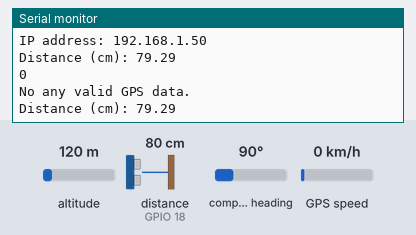
This sketch was run on a simulated ESP32. Shown: the last lines printed to the serial monitor. Wiring (inferred from the names in the program): ultrasonic range finder: trigger GPIO 5; echo GPIO 18. The inputs (shaded band) are chosen by the test bench; at power-on: altitude 120 m, distance to the obstacle (sensor on GPIO 18) 80 cm, GPS speed 0 km/h, compass heading 90°. The echo pulse lasts 58.3 µs per cm; WiFi joins after 1.5 s; servers stay silent unless stated; uploads are accepted with an empty reply; the GPS gets a fix after 3 s at 37.7749, -122.4194 with 8 satellites.

Above: at 2.7 s.
2.8 s: altitude set to 20 m
At 4.7 s:
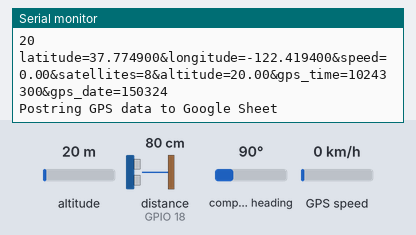
6.0 s: distance to the obstacle (sensor on GPIO 18) set to 2 cm
At 6.5 s:
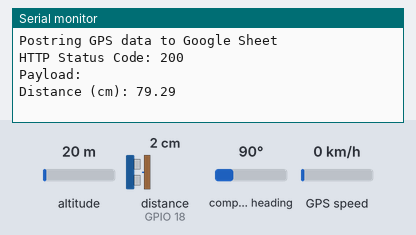
7.5 s: GPS speed set to 2 km/h
At 8.8 s:
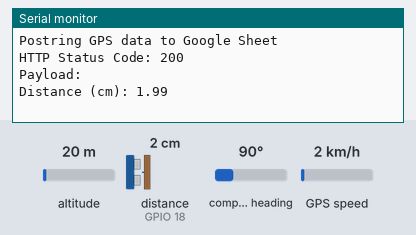
9.0 s: distance to the obstacle (sensor on GPIO 18) set to 4 cm
At 10.3 s:
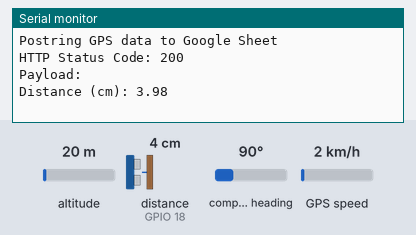
10.5 s: altitude set to 250 m
At 10.76 s:
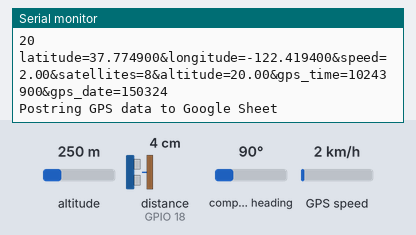
Timing chart, 0 to 13.0 s (numbered marks = the images above; inputs shaded):
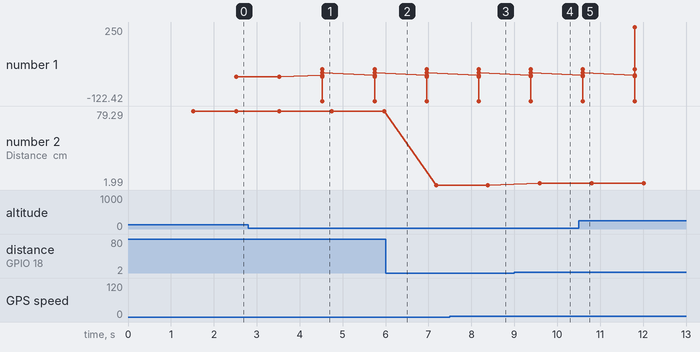

The sketch:

test_pothole_bump.ino
```cpp
#include <WiFi.h>
#include <HTTPClient.h>
#include <TinyGPS++.h>
TinyGPSPlus gps;

#define RXD2 16
#define TXD2 17
HardwareSerial neogps(1);

//ENTER_GOOGLE_DEPLOYMENT_ID
const char * ssid = "OnePlus 8 Pro";
const char * password = "21032002";
String GOOGLE_SCRIPT_ID = "AKfycbx8HuFvvGxDYHje-Hcrm7rO8t3gVxQ5pkGDCDg12pKHawsaKq3W5RRsPjrQXQqdVY2D";


const int sendInterval = 2000;

//for ultrasonic sensor
const int trigPin = 5;
const int echoPin = 18;

//define sound speed in cm/uS
#define SOUND_SPEED 0.034
#define CM_TO_INCH 0.393701

long duration;
float distanceCm;


 void setup() {

  Serial.begin(115200);
  //start serial communication with Serial Monitor

  //start serial communication with Neo6mGPS
  neogps.begin(9600, SERIAL_8N1, RXD2, TXD2);
  delay(10);

  WiFi.mode(WIFI_STA);
  WiFi.begin(ssid, password);

  Serial.print("Connecting to WiFi: ");
  Serial.println(ssid);
  while (WiFi.status() != WL_CONNECTED) {
    delay(500);
    Serial.print(".");
  }
  // Print the IP address
  Serial.println("");
  Serial.println("Wi-Fi connected!");
  Serial.print("IP address: ");
  Serial.println(WiFi.localIP());

  // for ultrasonic sensor
  pinMode(trigPin, OUTPUT); // Sets the trigPin as an Output
  pinMode(echoPin, INPUT); // Sets the echoPin as an Input

}

//for ultrasonic sensor
float ultrasonic(){
  // Clears the trigPin
  digitalWrite(trigPin, LOW);
  delayMicroseconds(2);
  // Sets the trigPin on HIGH state for 10 micro seconds
  digitalWrite(trigPin, HIGH);
  delayMicroseconds(10);
  digitalWrite(trigPin, LOW);

  // Reads the echoPin, returns the sound wave travel time in microseconds
  duration = pulseIn(echoPin, HIGH);

  // Calculate the distance
  distanceCm = duration * SOUND_SPEED/2;

  // // Convert to inches
  // distanceInch = distanceCm * CM_TO_INCH;

  return distanceCm;

}

void loop() {

  float distance =ultrasonic();

  // Prints the distance in the Serial Monitor
  Serial.print("Distance (cm): ");
  Serial.println(distance);

  boolean newData = false;
  for (unsigned long start = millis(); millis() - start < 1000;)
  {
    while (neogps.available())
    {
      if (gps.encode(neogps.read()))
        {newData = true;}
    }
  }

  //If newData is true
  if(newData == true)
  {
    newData = false;
    Serial.println(gps.satellites.value());
    print_speed(distance);
  }
  else
  {
    Serial.println("No new data is received.");
  }

  //delay(sendInterval);
}


// loop function starts

void print_speed(float distance)
{
  if (gps.location.isValid() == 1)
  {
    //String gps_speed = String(gps.speed.kmph());
    Serial.println(gps.location.lat(),6);
    Serial.println(gps.location.lng(),6);
    Serial.println(gps.speed.kmph());
    Serial.println(gps.satellites.value());
    Serial.println(gps.altitude.meters(), 0);

    if (distance < 12) { // Speed breaker
      String param;
      param  = "latitude="+String(gps.location.lat(), 6);
      param += "&longitude="+String(gps.location.lng(), 6);
      param += "&speed="+String(gps.speed.kmph());
      param += "&satellites="+String(gps.satellites.value());
      param += "&altitude="+String(gps.altitude.meters());
      param += "&gps_time="+String(gps.time.value());
      param += "&gps_date="+String(gps.date.value());

      Serial.println(param);
      write_to_google_sheet(param);
    }
    else if (distance > 20) { // Pothole
      String param;
      param  = "latitude="+String(gps.location.lat(), 6);
      param += "&longitude="+String(gps.location.lng(), 6);
      param += "&speed="+String(gps.speed.kmph());
      param += "&satellites="+String(gps.satellites.value());
      param += "&altitude="+String(gps.altitude.meters());
      param += "&gps_time="+String(gps.time.value());
      param += "&gps_date="+String(gps.date.value());

      Serial.println(param);
      write_to_google_sheet(param);
    }
  }
  else
  {
    Serial.println("No any valid GPS data.");
  }
}


// loop function starts
void write_to_google_sheet(String params) {
   float distance =ultrasonic();
   HTTPClient http;
   String url="https://script.google.com/macros/s/"+GOOGLE_SCRIPT_ID+"/exec?" + params + "&distance=" + String(distance);
  //  + "&distance=" + String(distance);
   //Serial.print(url);
    Serial.println("Postring GPS data to Google Sheet");

    //starts posting data to google sheet
    http.begin(url.c_str());
    http.setFollowRedirects(HTTPC_STRICT_FOLLOW_REDIRECTS);
    int httpCode = http.GET();
    Serial.print("HTTP Status Code: ");
    Serial.println(httpCode);

    //getting response from google sheet
    String payload;
    if (httpCode > 0) {
        payload = http.getString();
        Serial.println("Payload: "+payload);
    }

    http.end();
}
```

Measured:
- after the input at 2.8 s, the serial monitor: prints a new line after 1.7 s (image 1)
- after the input at 9.0 s, the serial monitor: prints a new line after 0.60 s (image 4)
- plotted number 1: 0 → 20 after the input at 2.8 s, 20 → 250 after the input at 10.5 s
- plotted number 2: 79.29 → 1.99 after the input at 6.0 s, 1.99 → 3.98 after the input at 9.0 s
